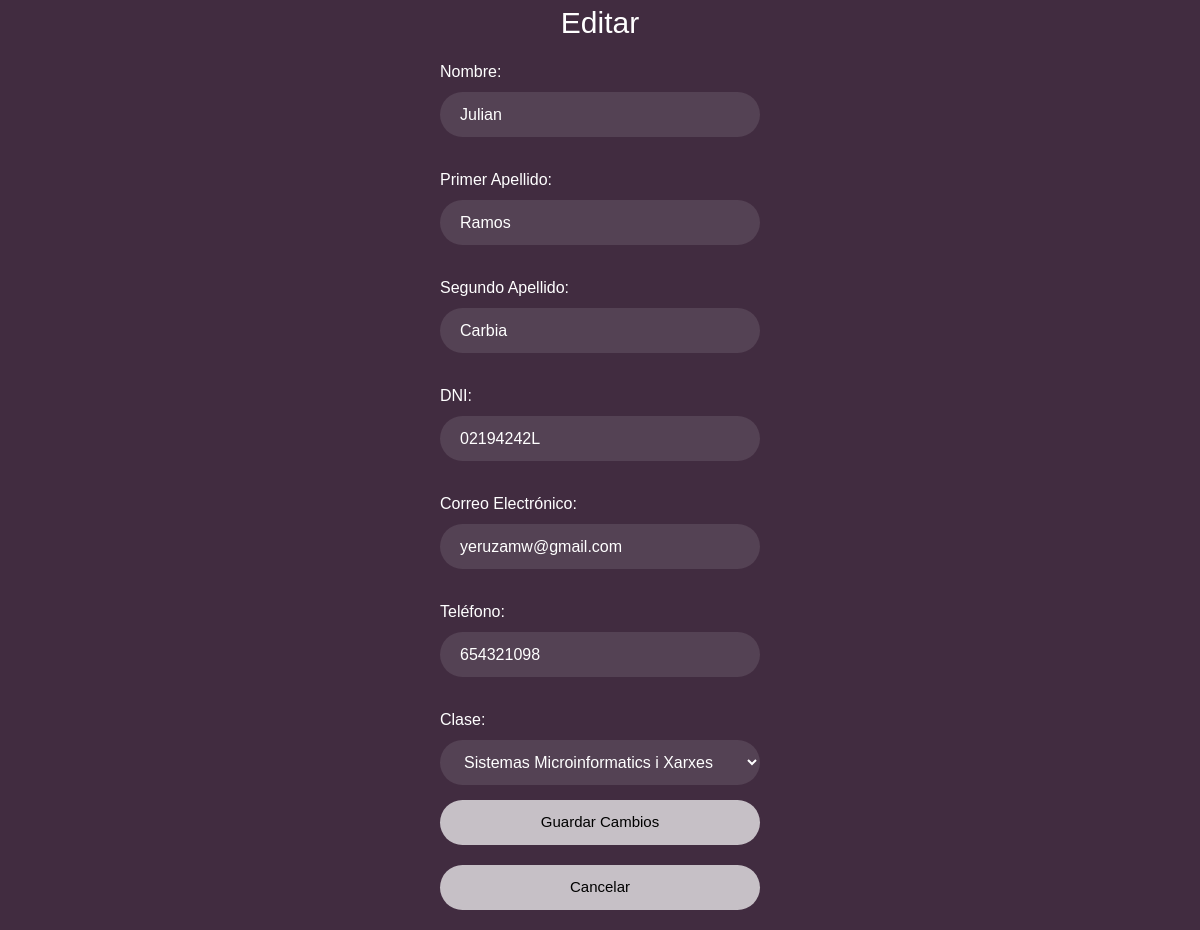
The app's page /forms/form_editar.php?id_alumno=1&tabla=alumnos (signed in) with its own data.
### tables this page shows
create table if not exists tbl_alumno(
    id_alumno int not null auto_increment,
    nom_alu varchar(50) not null,
    apellido1_alu varchar(50) not null,
    apellido2_alu varchar(50) not null,
    dni_alum char(9) not null,
    email_alum varchar(50),
    telf_alum char(9),
    id_clase int not null,
    primary key(id_alumno),
    foreign key(id_clase) references tbl_clase(id_clase)
);

### forms/form_editar.php (the view, shortened to what this page needs)
<?php
require_once '../conexion/conexion.php';
if ((isset($_GET['id_alumno']) || isset($_GET['id_profesor'])) && isset($_GET['tabla'])) {
    $id = isset($_GET['id_alumno']) ? $_GET['id_alumno'] : $_GET['id_profesor'];
    $tabla = $_GET['tabla'];
    if ($tabla == 'alumnos' && isset($_GET['id_alumno'])) {
        $consulta = $pdo->prepare('SELECT * FROM tbl_alumno WHERE id_alumno = :id');
    } elseif ($tabla == 'profesores' && isset($_GET['id_profesor'])) {
        $consulta = $pdo->prepare('SELECT * FROM tbl_profesor WHERE id_profesor = :id');
    } else {
        header('Location: ../view/tablas.php?tabla=alumnos');
        exit();
    }
    $consulta->execute(['id' => $id]);
    $datos = $consulta->fetch(PDO::FETCH_ASSOC);
} else {
    header('Location: ../view/tablas.php?tabla=alumnos');
    exit();
}
?>
<!DOCTYPE html>
<html lang="es">
<head>
    <link href="https://stackpath.bootstrapcdn.com/bootstrap/4.5.2/css/bootstrap.min.css" rel="stylesheet">
    <link rel="stylesheet" href="../css/style.css">
</head>
<body class="login-body">
                        <form action="../acciones/editar.php" method="POST">
                            <div class="box">
                                <div class="container-login">
                                    <div class="top-header">
                                        <header class="header-login btn-login">Editar</header>
                                    </div>
                                    <div class="input-field">
                                        <label for="nombre">Nombre:</label>
                                        <input type="text" class="input" id="nombre" name="nombre" value="<?php echo $datos['nom_' . ($tabla == 'profesores' ? 'prof' : 'alu')]; ?>" oninput="validarNombre()" required>
                                    </div>
                                    <div class="input-field">
                                        <label for="apellido1">Primer Apellido:</label>
                                        <input type="text" class="input" id="apellido1" name="apellido1" value="<?php echo $datos['apellido1_' . ($tabla == 'profesores' ? 'prof' : 'alu')]; ?>" oninput="validarApellido1()" required>
                                    </div>
                                    <div class="input-field">
                                        <label for="apellido2">Segundo Apellido:</label>
                                        <input type="text" class="input" id="apellido2" name="apellido2" value="<?php echo $datos['apellido2_' . ($tabla == 'profesores' ? 'prof' : 'alu')]; ?>" oninput="validarApellido2()" required>
                                    </div>
                                    <div class="input-field">
                                        <label for="dni">DNI:</label>
                                        <input type="text" class="input" id="dni" name="dni" value="<?php echo $datos['dni_' . ($tabla == 'profesores' ? 'prof' : 'alum')]; ?>" oninput="validarDNI()" required>
                                    </div>
                                    <div class="input-field">
                                        <label for="email">Correo Electrónico:</label>
                                        <input type="email" class="input" id="email" name="email" value="<?php echo $datos['email_' . ($tabla == 'profesores' ? 'prof' : 'alum')]; ?>" oninput="validarEmail()">
                                    </div>
                                    <div class="input-field">
                                        <label for="telefono">Teléfono:</label>
                                        <input type="tel" class="input" id="telefono" name="telefono" value="<?php echo $datos['telf_' . ($tabla == 'profesores' ? 'prof' : 'alum')]; ?>" oninput="validarNumero()">
                                    </div>
                                    <?php if ($tabla == 'alumnos'): ?>
                                    <div class="input-field">
                                        <label for="clase">Clase:</label>
                                        <select class="input" id="clase" name="clase" required>
                                            <option value="1" <?php if ($datos['id_clase'] == 1) echo 'selected'; ?>>Sistemas Microinformatics i Xarxes</option>
                                        </select>
                                    </div>
                                    <?php endif; ?>
                                    <button type="submit" class="submit">Guardar Cambios</button>
                                    <form action="../view/tablas.php">
                                        <button type="submit" class="submit" >Cancelar</button>
                                    </form>
                                </div>
                            </div>
                        </form>
</body>
</html>

### css/style.css (style rules this page uses)
.login-body { background-color: #412c40; }
.box { display: flex; justify-content: center; align-items: center; min-height: 90vh; }
.container-login { width: 350px; padding: 0 15px; display: flex; flex-direction: column; }
.header-login { color: #fff; font-size: 30px; text-align: center; margin-bottom: 15px; }
.input-field { margin-bottom: 15px; }
.input-field .input { height: 45px; width: 100%; border: none; outline: none; border-radius: 30px; color: #fff; padding: 0 20px; background: rgba(255, 255, 255, 0.1); }
.input option { color: black; background-color: white; }
.submit { border: none; border-radius: 30px; font-size: 15px; height: 45px; outline: none; width:100%; background: rgba(255, 255, 255, 0.7); cursor: pointer; transition: background-color 0.3s, box-shadow 0.3s; margin-bottom: 20px; }
label { color: white; }
body { font-family: Arial, sans-serif; margin: 0; padding: 0; background-color: #f4f4f4; }

### records on screen
tbl_alumno: nombre "Julian", apellido1 "Ramos", apellido2 "Carbia", dni "02194242L", email "yeruzamw@gmail.com", telefono "654321098", clase "Sistemas Microinformatics i Xarxes"
